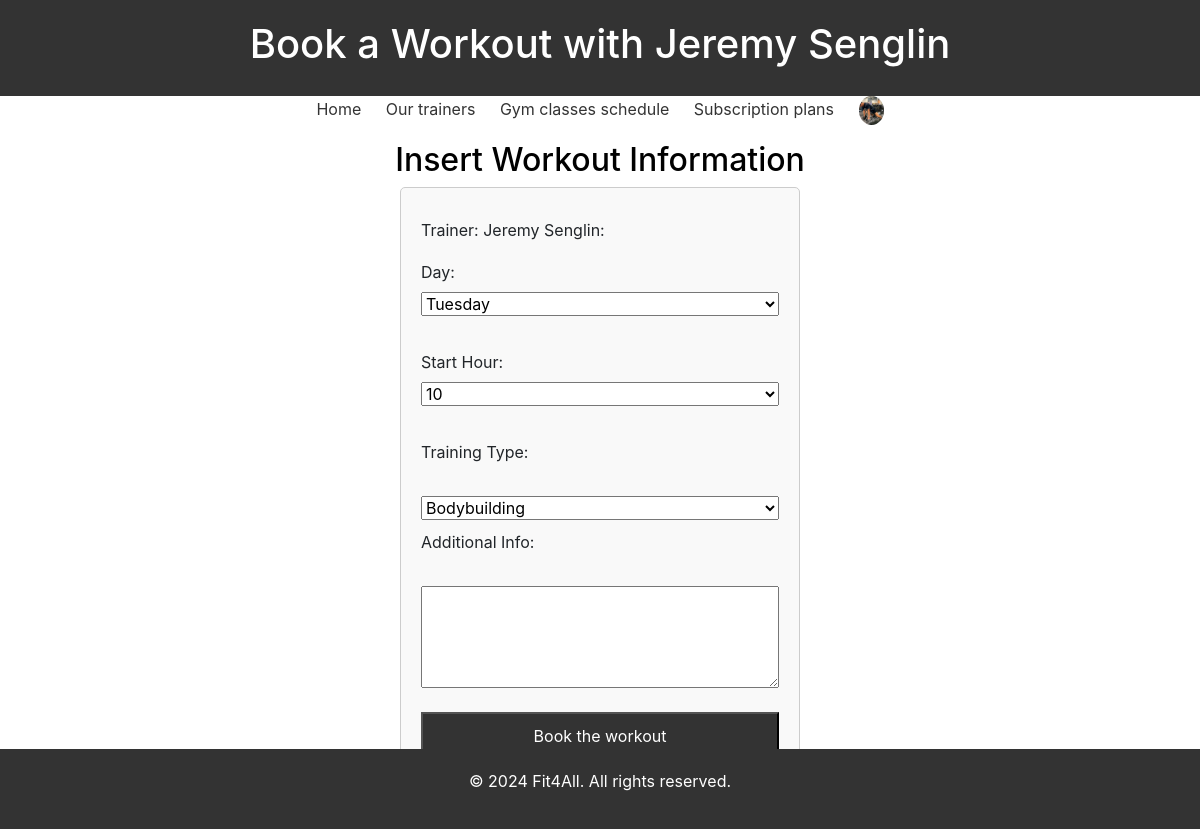
Page /palestra/book-workout/1/ (signed in) on the committed database.
### palestra/models.py (models this page shows, shortened)
class TrainerProfile(models.Model):
    user = models.OneToOneField(User, on_delete=models.CASCADE)
    gender_choices = [
        ('M', 'Male'),
        ('F', 'Female'),
    ]
    gender = models.CharField(max_length=1, choices=gender_choices, null=False, blank=True)
    first_name = models.CharField(max_length=100, null=False, blank=True)
    last_name = models.CharField(max_length=100, null=False, blank=True)
    date_of_birth = models.DateField(null=True, blank=True)
    certifications = models.FileField(upload_to='pt_CVs/', blank=True)
    profile_picture = models.ImageField(upload_to='profile_pictures/', null=True, blank=True)
    fitness_goals = models.ManyToManyField(FitnessGoal, blank=True)  # Cambio qui
    pt_photo = models.ImageField(upload_to='pt_images/', null=True, blank=True)

class User(AbstractUser):
    is_manager = models.BooleanField(default=False)
    is_instructor = models.BooleanField(default=False)
    class Meta:
        verbose_name = _('user')
        verbose_name_plural = _('users')

class UserProfile(models.Model):
    user = models.OneToOneField(User, on_delete=models.CASCADE)
    gender_choices = [
        ('M', 'Male'),
        ('F', 'Female'),
    ]
    gender = models.CharField(max_length=1, choices=gender_choices, null=False, blank=True)
    first_name = models.CharField(max_length=100, null=False,blank=True)
    last_name = models.CharField(max_length=100, null=False,blank=True)
    date_of_birth = models.DateField(null=True,blank=True)
    height = models.DecimalField(max_digits=5, decimal_places=0, null=True,blank=True)  # In centimetri
    weight = models.DecimalField(max_digits=5, decimal_places=0, null=True,blank=True)  # In chilogrammi
    profile_picture = models.ImageField(upload_to='profile_pictures/', null=True, blank=True)
    AGE_OF_RETIREMENT = 65  # Età di pensionamento
    LEGAL_ADULT_AGE = 18  # Età maggiore

### management/models.py (models this page shows)
class FitnessGoal(models.Model):
    name = models.CharField(max_length=100)

### palestra/views.py (the view, shortened to what this page needs)
# urls.py: path('book-workout/<int:pt_id>/', views.BookWorkout.as_view(), name="book-workout"),
class BookWorkout(View):
    def get_context(self, request, pt_id):
        context = {}
        try:
            trainer = models.TrainerProfile.objects.get(id=pt_id)
        except models.TrainerProfile.DoesNotExist:
            messages.error(request, "The selected personal trainer couldn't be found")
        trainer_fitness_goals = functions.get_fitness_goals(trainer)
        today_day_name = global_variables.today.strftime("%A")
        today_hour = global_variables.today.hour
        available_days = [global_variables.week_days[i] for i in range(global_variables.week_days.index(today_day_name), len(global_variables.week_days))]
        available_hours_today = [i for i in range(9,19) if i > today_hour]
        personal_trainings = models.PersonalTraining.objects.filter(trainer_id=pt_id)
        group_trainings = GroupTraining.objects.filter(trainer_id=pt_id)
        availability = {}
        for day in available_days:
            if day == today_day_name:
                if not available_hours_today:
                    continue
                availability[day] = available_hours_today
            else:
                availability[day] = [i for i in range(9,19)]
            for group_training in group_trainings:
                if group_training.day == day and group_training.start_hour in availability[day]:
                    availability[day].remove(group_training.start_hour)
            for personal_training in personal_trainings:
                if personal_training.day == day and personal_training.start_hour in availability[day]:
                    availability[day].remove(personal_training.start_hour)
            if not availability[day]:
                del availability[day]
        context['trainer'] = trainer
        context['trainer_fitness_goals'] = trainer_fitness_goals
        print(trainer_fitness_goals)
        context['availability'] = availability
        context['form'] = forms.PersonalTrainingForm()
        return context
    def get(self, request, pt_id):
        context = self.get_context(request, pt_id)
        return render(request, template_name="book-workout.html", context=context)

### palestra/forms.py
class PersonalTrainingForm(forms.ModelForm):
    class Meta:
        model = models.PersonalTraining
        fields = '__all__'
    def __init__(self, *args, **kwargs):
        super().__init__(*args, **kwargs)
        if 'instance' in kwargs:
            self.fields['training_type'].choices = kwargs['instance'].training_type_choices
        else:
            self.fields['training_type'].choices = models.PersonalTraining().training_type_choices

### palestra/models.py (called while the page is built)
    @property
    def training_type_choices(self):
        return [(str(goal.id), goal.name) for goal in FitnessGoal.objects.all()]

### utils/functions.py (called while the page is built)
def get_fitness_goals(trainer_profile):
    fitness_goals = trainer_profile.fitness_goals.all()
    fitness_goal_names = [fitness_goal.name for fitness_goal in fitness_goals]
    return fitness_goal_names

### templates/palestra/book-workout.html (shortened to what this page needs)
{% extends "base.html" %}
{% block header %} Book a Workout with {{trainer.first_name}} {{trainer.last_name}} {% endblock header %}
{% block content %}
<div style="margin:auto;">
    <h2>Insert Workout Information</h2>
    <form method="post" style="margin:auto; width:400px">
        <label for="trainer">Trainer: {{trainer.first_name}} {{trainer.last_name}}:</label>
        <label for="day">Day:</label>
        <select name="day" id="day">
            {% for day in availability.keys %}
                <option value="{{ day }}">{{ day }}</option>
            {% endfor %}
        </select><br>
        <label for="start_hour">Start Hour:</label>
        <select name="start_hour" id="start_hour">
        <option value="{{ hour }}">{{ hour }}</option>
        </select><br>
        <label for="training_type">Training Type:</label><br>
        <select name="training_type" id="id_training_type">
            {% for fitness_goal_id, fitness_goal_name in fitness_goals %}
                {% if fitness_goal_name in trainer_fitness_goals %} <option value="{{ fitness_goal_id }}"> {{ fitness_goal_name }} </option> {% endif %}
            {% endfor %}
          </select>
        <label for="additional_info">Additional Info:</label><br>
        <textarea name="additional_info" id="additional_info" rows="4" cols="50"></textarea><br>
        <button type="submit">Book the workout</button>
        <button type="button" style="margin-top:10px;" class="btn btn-secondary" onclick="window.location.href='{% url 'palestra:dashboard' %}'">Dismiss</button>
    </form>
</div>
{% endblock %}

### templates/navbar.html (shortened to what this page needs)
{% load static %}
<nav>
  <ul>
    <li><a href="{% url 'homepage' %}">Home</a></li>
    <li><a href="{% url 'palestra:trainer-list' %}">Our trainers</a></li>
    <li><a href="{% url 'palestra:classes-schedule' %}">Gym classes schedule</a></li>
    <li><a href="{% url 'palestra:subscription-plans' %}">Subscription plans</a></li>
    {% if request.user.is_authenticated %}
    <li>
      <div class="profile-container">
        <button id="profile-button" onclick="toggleUserMenu()" style="border: none; background: none; padding: 0; max-width: 25px; border-radius: 30%;">
          {% if request.user.userprofile.profile_picture %}
          <img src="{{ request.user.userprofile.profile_picture.url }}" alt="Profile Image" style="width: 100%; height: auto; border-radius: 50%;">
          {% elif request.user.trainerprofile.profile_picture %}
          <img src="{{ request.user.trainerprofile.profile_picture.url }}" alt="Profile Image" style="width: 100%; height: auto; border-radius: 50%;">
          {% else %}
          <img src="{% static 'img/default_profile_image.png' %}" alt="Profile Image" style="width: 100%; height: auto; border-radius: 50%;">
          {% endif %}
      </button>
      </div>
    </li>
    {% else %}
    <li><a href="{% url 'login' %}">Login</a></li>
    {% endif %}
  </ul>
</nav>

### static/css/style.css (style rules this page uses)
.profile-container { position: relative; display: inline-block; }
html, body { height: 100%; }
body { font-family: Arial, sans-serif; margin: 0; padding: 0; display: flex; flex-direction: column; }
form { width: 1000px; display: grid; padding: 20px; border: 1px solid #ccc; border-radius: 5px; background-color: #f9f9f9; }
label, input, button { display: block; border-radius: 5px; margin-bottom: 10px; margin-top: 10px; }
nav ul { list-style-type: none; padding: 0; text-align: center; }
nav ul li { display: inline; width: 100px; margin: 0 10px; }
nav ul li a { color: #333; text-decoration: none; }
h2 { text-align: center; color: #000000; }
button { border-radius: 5px; padding: 10px; background-color: #333333; color: #fff; cursor: pointer; }

### rows in the picture
TrainerProfile: first_name "Jeremy", last_name "Senglin"
User: user.userprofile.profile_picture (picture)
FitnessGoal: training_type "Bodybuilding"

### other values in the picture
{{ gym_name }} "Fit4All"
form field day "Tuesday"
